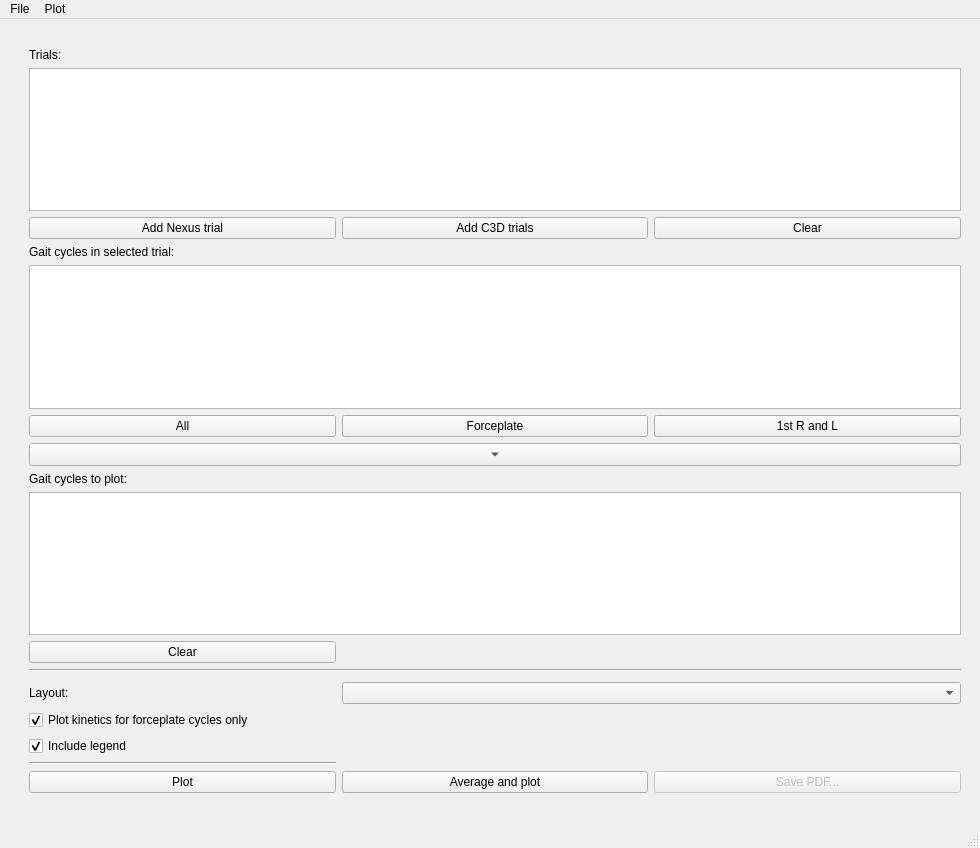
<?xml version="1.0" encoding="UTF-8"?>
<ui version="4.0">
 <class>MainWindow</class>
 <widget class="QMainWindow" name="MainWindow">
  <property name="geometry">
   <rect>
    <x>0</x>
    <y>0</y>
    <width>980</width>
    <height>848</height>
   </rect>
  </property>
  <property name="windowTitle">
   <string>MainWindow</string>
  </property>
  <widget class="QWidget" name="centralwidget">
   <layout class="QVBoxLayout" name="verticalLayout">
    <item>
     <layout class="QGridLayout" name="mainGridLayout">
      <item row="21" column="1">
       <widget class="QLabel" name="label">
        <property name="text">
         <string>Layout:</string>
        </property>
       </widget>
      </item>
      <item row="0" column="1">
       <spacer name="verticalSpacer_2">
        <property name="orientation">
         <enum>Qt::Vertical</enum>
        </property>
        <property name="sizeType">
         <enum>QSizePolicy::Fixed</enum>
        </property>
        <property name="sizeHint" stdset="0">
         <size>
          <width>20</width>
          <height>20</height>
         </size>
        </property>
       </spacer>
      </item>
      <item row="24" column="1">
       <widget class="Line" name="line_2">
        <property name="orientation">
         <enum>Qt::Horizontal</enum>
        </property>
       </widget>
      </item>
      <item row="3" column="0">
       <spacer name="horizontalSpacer_2">
        <property name="orientation">
         <enum>Qt::Horizontal</enum>
        </property>
        <property name="sizeType">
         <enum>QSizePolicy::Fixed</enum>
        </property>
        <property name="sizeHint" stdset="0">
         <size>
          <width>20</width>
          <height>20</height>
         </size>
        </property>
       </spacer>
      </item>
      <item row="11" column="2">
       <widget class="QPushButton" name="btnSelectForceplateCycles">
        <property name="text">
         <string>Forceplate</string>
        </property>
       </widget>
      </item>
      <item row="22" column="1" colspan="2">
       <widget class="QCheckBox" name="xbKineticsFpOnly">
        <property name="text">
         <string>Plot kinetics for forceplate cycles only</string>
        </property>
        <property name="checked">
         <bool>true</bool>
        </property>
       </widget>
      </item>
      <item row="25" column="1">
       <widget class="QPushButton" name="btnPlot">
        <property name="text">
         <string>Plot</string>
        </property>
       </widget>
      </item>
      <item row="14" column="1">
       <widget class="QLabel" name="label_4">
        <property name="text">
         <string>Gait cycles to plot:</string>
        </property>
       </widget>
      </item>
      <item row="20" column="1">
       <spacer name="verticalSpacer_4">
        <property name="orientation">
         <enum>Qt::Vertical</enum>
        </property>
        <property name="sizeHint" stdset="0">
         <size>
          <width>20</width>
          <height>20</height>
         </size>
        </property>
       </spacer>
      </item>
      <item row="23" column="1">
       <widget class="QCheckBox" name="xbLegend">
        <property name="text">
         <string>Include legend</string>
        </property>
        <property name="checked">
         <bool>true</bool>
        </property>
       </widget>
      </item>
      <item row="21" column="2" colspan="2">
       <widget class="QComboBox" name="cbLayout">
        <property name="sizePolicy">
         <sizepolicy hsizetype="Preferred" vsizetype="Fixed">
          <horstretch>0</horstretch>
          <verstretch>0</verstretch>
         </sizepolicy>
        </property>
        <property name="maximumSize">
         <size>
          <width>16777215</width>
          <height>16777215</height>
         </size>
        </property>
       </widget>
      </item>
      <item row="3" column="4">
       <spacer name="horizontalSpacer_3">
        <property name="orientation">
         <enum>Qt::Horizontal</enum>
        </property>
        <property name="sizeType">
         <enum>QSizePolicy::Fixed</enum>
        </property>
        <property name="sizeHint" stdset="0">
         <size>
          <width>10</width>
          <height>20</height>
         </size>
        </property>
       </spacer>
      </item>
      <item row="7" column="1">
       <widget class="QLabel" name="label_2">
        <property name="text">
         <string>Gait cycles in selected trial:</string>
        </property>
       </widget>
      </item>
      <item row="3" column="1" rowspan="3" colspan="3">
       <widget class="NiceListWidget" name="listTrials">
        <property name="sizePolicy">
         <sizepolicy hsizetype="Expanding" vsizetype="Expanding">
          <horstretch>0</horstretch>
          <verstretch>0</verstretch>
         </sizepolicy>
        </property>
       </widget>
      </item>
      <item row="1" column="1">
       <widget class="QLabel" name="label_3">
        <property name="text">
         <string>Trials:</string>
        </property>
       </widget>
      </item>
      <item row="6" column="2">
       <widget class="QPushButton" name="btnAddC3DTrial">
        <property name="text">
         <string>Add C3D trials</string>
        </property>
       </widget>
      </item>
      <item row="6" column="1">
       <widget class="QPushButton" name="btnAddNexusTrial">
        <property name="sizePolicy">
         <sizepolicy hsizetype="Minimum" vsizetype="Fixed">
          <horstretch>0</horstretch>
          <verstretch>0</verstretch>
         </sizepolicy>
        </property>
        <property name="text">
         <string>Add Nexus trial</string>
        </property>
       </widget>
      </item>
      <item row="12" column="1" colspan="3">
       <widget class="QToolButton" name="btnPickCycles">
        <property name="sizePolicy">
         <sizepolicy hsizetype="Expanding" vsizetype="Fixed">
          <horstretch>0</horstretch>
          <verstretch>0</verstretch>
         </sizepolicy>
        </property>
        <property name="text">
         <string>...</string>
        </property>
        <property name="arrowType">
         <enum>Qt::DownArrow</enum>
        </property>
       </widget>
      </item>
      <item row="11" column="3">
       <widget class="QPushButton" name="btnSelect1stCycles">
        <property name="text">
         <string>1st R and L</string>
        </property>
       </widget>
      </item>
      <item row="11" column="1">
       <widget class="QPushButton" name="btnSelectAllCycles">
        <property name="text">
         <string>All</string>
        </property>
       </widget>
      </item>
      <item row="8" column="1" rowspan="3" colspan="3">
       <widget class="NiceListWidget" name="listTrialCycles"/>
      </item>
      <item row="6" column="3">
       <widget class="QPushButton" name="btnClearTrials">
        <property name="text">
         <string>Clear</string>
        </property>
       </widget>
      </item>
      <item row="28" column="1">
       <spacer name="verticalSpacer_5">
        <property name="orientation">
         <enum>Qt::Vertical</enum>
        </property>
        <property name="sizeHint" stdset="0">
         <size>
          <width>20</width>
          <height>40</height>
         </size>
        </property>
       </spacer>
      </item>
      <item row="15" column="1" rowspan="3" colspan="3">
       <widget class="NiceListWidget" name="listCyclesToPlot"/>
      </item>
      <item row="19" column="1" colspan="3">
       <widget class="Line" name="line">
        <property name="orientation">
         <enum>Qt::Horizontal</enum>
        </property>
       </widget>
      </item>
      <item row="18" column="1">
       <widget class="QPushButton" name="btnClearCyclesToPlot">
        <property name="text">
         <string>Clear</string>
        </property>
       </widget>
      </item>
      <item row="25" column="3">
       <widget class="QPushButton" name="btnSavePDF">
        <property name="enabled">
         <bool>false</bool>
        </property>
        <property name="text">
         <string>Save PDF...</string>
        </property>
       </widget>
      </item>
      <item row="25" column="2">
       <widget class="QPushButton" name="pushButton_2">
        <property name="text">
         <string>Average and plot</string>
        </property>
       </widget>
      </item>
     </layout>
    </item>
   </layout>
  </widget>
  <widget class="QMenuBar" name="menubar">
   <property name="geometry">
    <rect>
     <x>0</x>
     <y>0</y>
     <width>980</width>
     <height>21</height>
    </rect>
   </property>
   <widget class="QMenu" name="menuFile">
    <property name="title">
     <string>File</string>
    </property>
    <addaction name="actionAverage"/>
    <addaction name="actionQuit"/>
   </widget>
   <widget class="QMenu" name="menuPlot">
    <property name="title">
     <string>Plot</string>
    </property>
    <addaction name="actionSave_as_PDF"/>
    <addaction name="actionNormal_data"/>
    <addaction name="separator"/>
   </widget>
   <addaction name="menuFile"/>
   <addaction name="menuPlot"/>
  </widget>
  <widget class="QStatusBar" name="statusbar"/>
  <action name="actionSave_as_PDF">
   <property name="text">
    <string>Save as PDF...</string>
   </property>
  </action>
  <action name="actionNormal_data">
   <property name="text">
    <string>Normal data...</string>
   </property>
  </action>
  <action name="actionQuit">
   <property name="text">
    <string>Quit</string>
   </property>
  </action>
  <action name="actionAverage">
   <property name="text">
    <string>Average...</string>
   </property>
  </action>
 </widget>
 <customwidgets>
  <customwidget>
   <class>NiceListWidget</class>
   <extends>QListWidget</extends>
   <header>plotter_gui</header>
  </customwidget>
 </customwidgets>
 <resources/>
 <connections/>
</ui>
